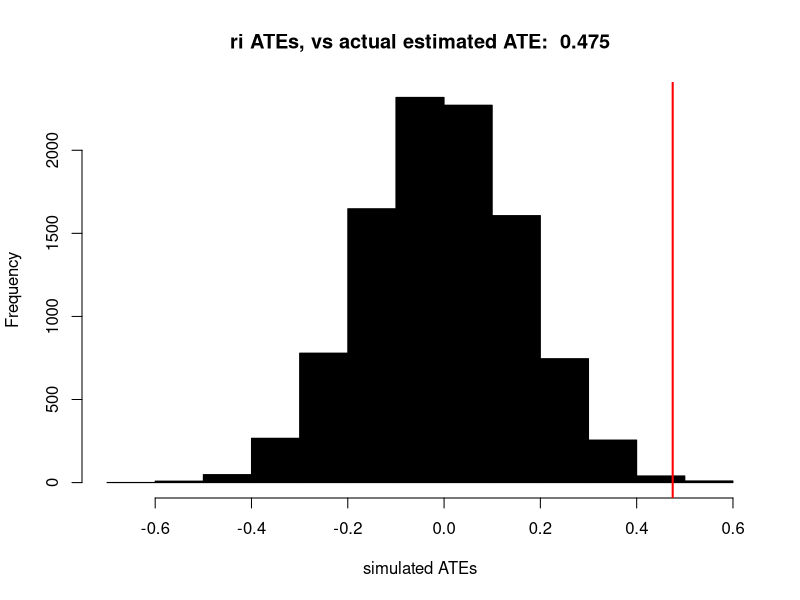
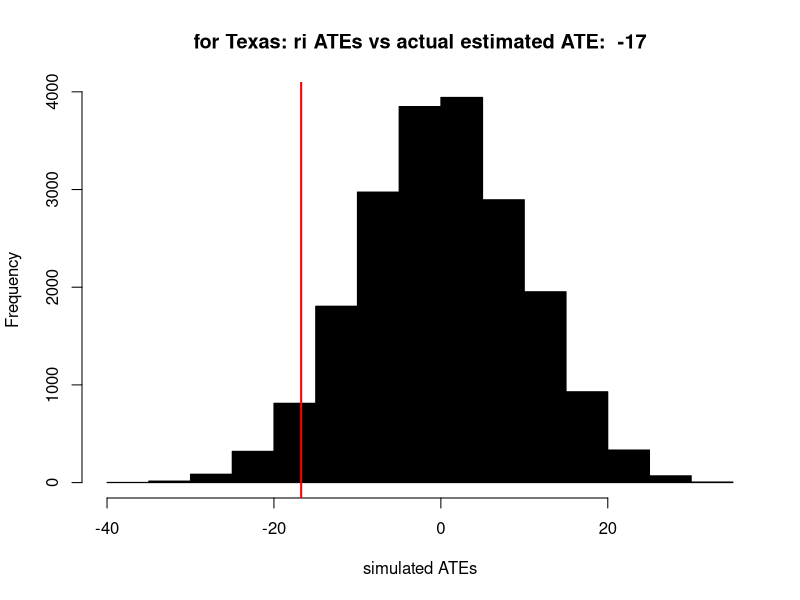
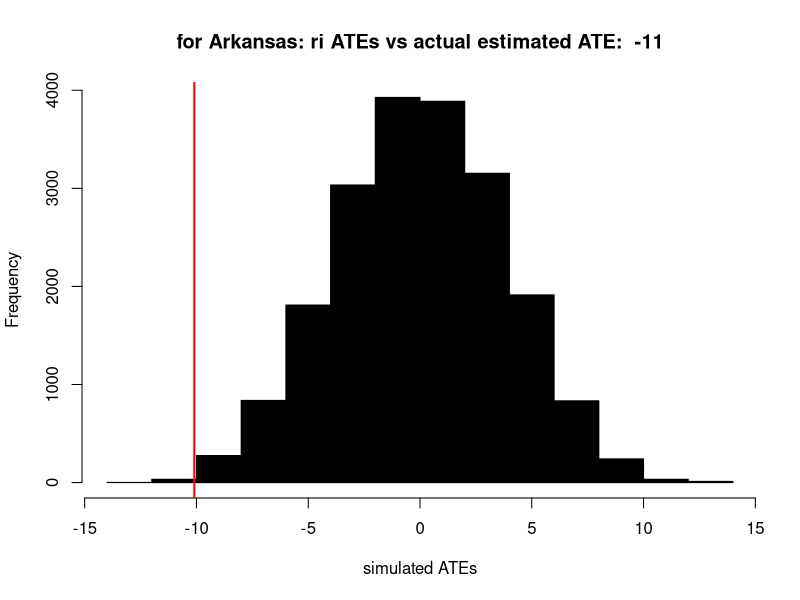
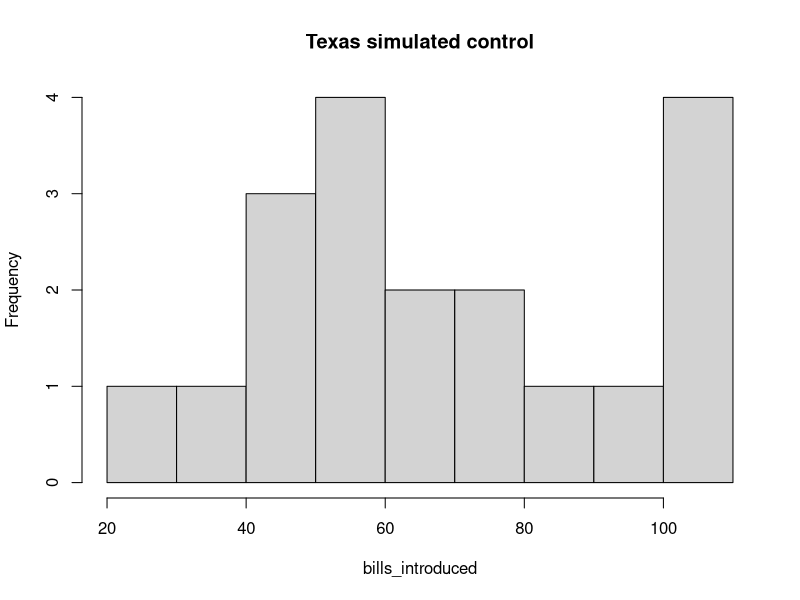
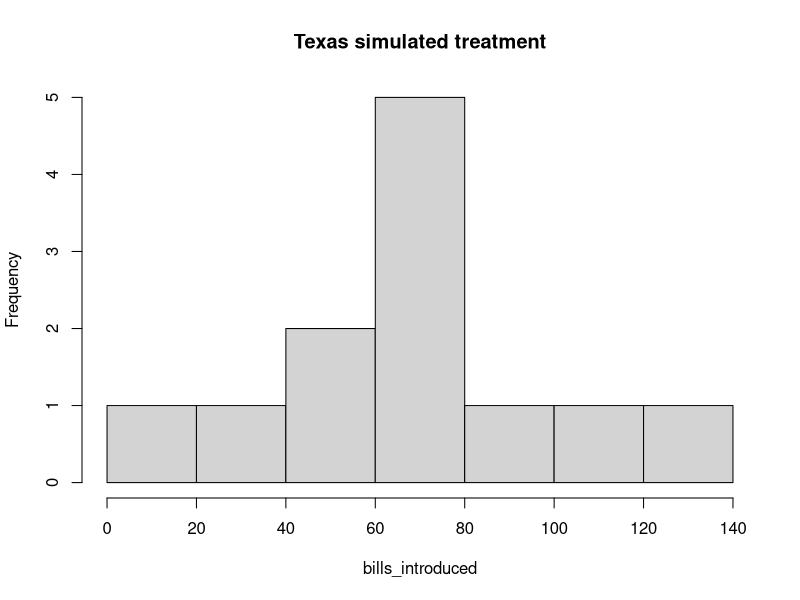
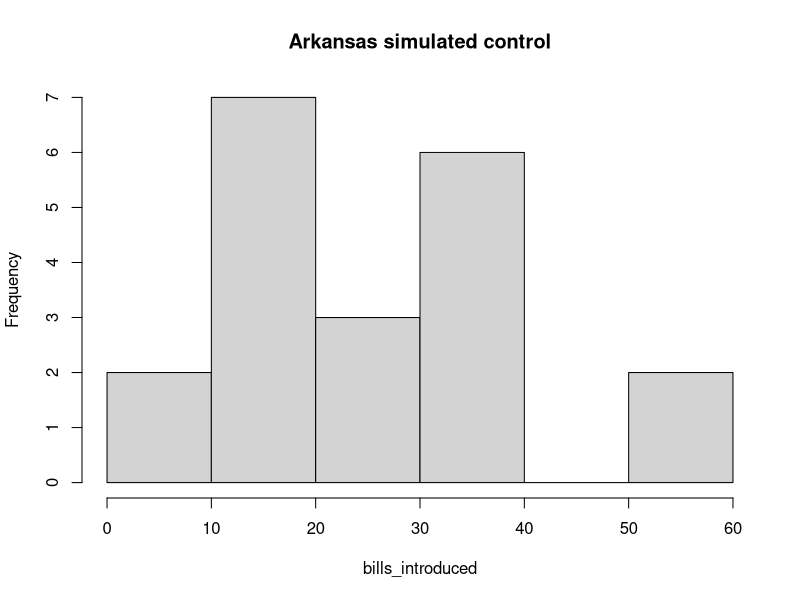
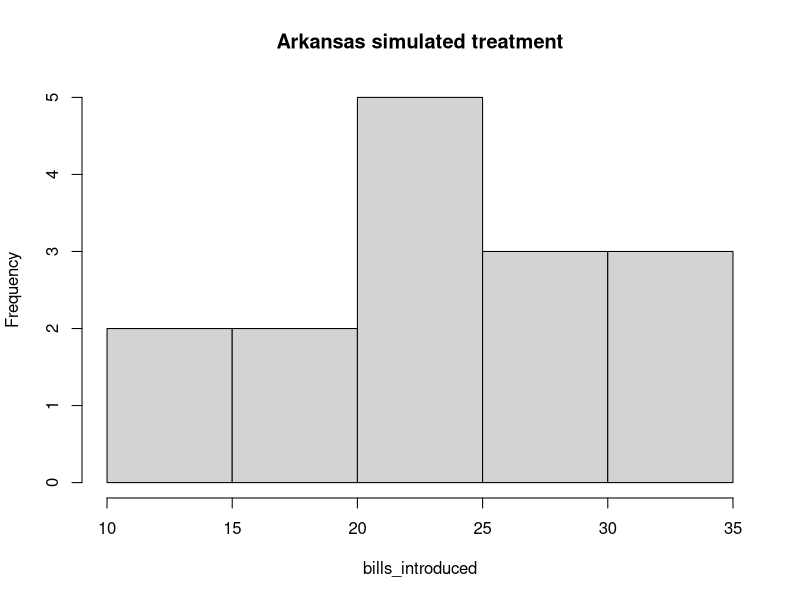
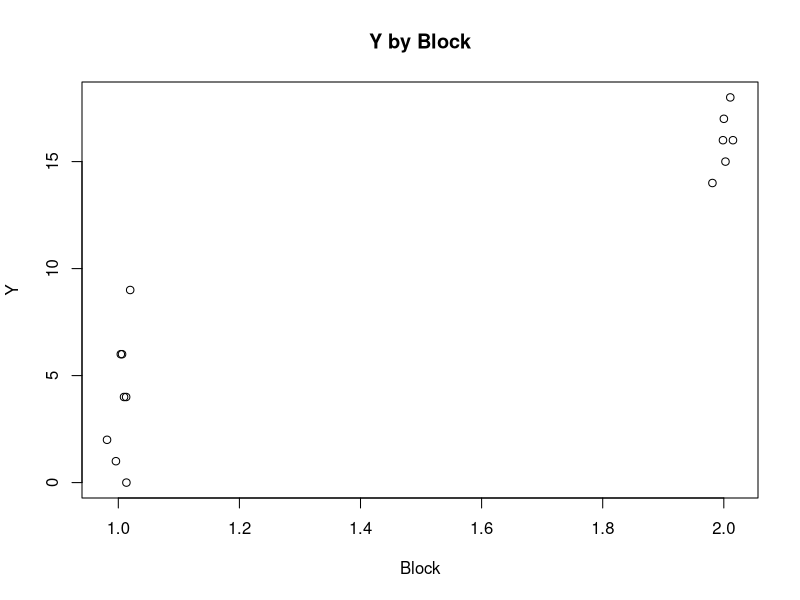

These charts were generated, in order, by the following R code:
## ---- chunk 1
library(data.table)
q1 <- {}
q1$d3.6 <- data.table( read.csv("./data/Clingingsmith.2009.csv") )
# head(q1$d3.6)
# summary(q1$d3.6)
# str(q1$d3.6)

# use basic methods to check ATE from the data
# q1$poc <- q1$d3.6[success==0,mean(views)]
# q1$pot <- q1$d3.6[success==1,mean(views)]
# q1$ate <- q1$pot - q1$poc

# use OLS to check ATE from data
q1$m1 <- q1$d3.6[,lm(views ~ success)]
# ATE is a view improvement of roughly 0.475
q1$ate <- q1$m1$coefficients[2]

## ---- chunk 2
# conducting 1 simulated random assignment under the sharp null hypothesis (e.g. matters not if person won visa, their view would not have changed)
# so we flip a fair coin for each person in population, 1 = won visa (treatment), 0 = did not win visa (control)
# ... and we don't change the views, because we are assuming that assignment to win or not win a visa would not have changed it at all

# set.seed(87542)
# q1$d3.6 <- q1$d3.6[, success.q1.a := replicate(nrow(q1$d3.6), rbinom(1,1,0.5))]
# q1$m2 <- q1$d3.6[,lm(views ~ success.q1.a)]
# q1$ate.q1.a <- q1$m2$coefficients[2]


# to conduct 10,000 simulated random assignments under the sharp null hypothesis, just need to create a simulate study function and call it 10,000 times
# then get a distribution of ATEs
set.seed(87542)
# q1$sim.study <- function() {
#     q1$d3.6 <- q1$d3.6[, success.q1.a := replicate(nrow(q1$d3.6), rbinom(1,1,0.5))]
#     q1$m2 <- q1$d3.6[,lm(views ~ success.q1.a)]
#     q1$ate.q1.a <- q1$m2$coefficients[2]
#     return(q1$ate.q1.a)
# }
# q1$sim.results <- replicate(10000, q1$sim.study())
# hist(q1$sim.results, xlab="simulated ATEs", main=paste("Frequencies of simulated ATEs, vs actual estimated ATE: ",round(q1$ate,3)))
# abline(v=q1$ate,col="green")

# slightly more efficient code, from Alex's week3 RI code
q1$sim.study.2 <- function() {
    q1$d3.6 <- q1$d3.6[, success.q1.a := rbinom(.N,1,p=0.5)]
    q1$ate.q1.a <- q1$d3.6[,.(mu=mean(views)),by=success.q1.a][,mu[success.q1.a==1]-mu[success.q1.a==0]]
    return(q1$ate.q1.a)
}
q1$sim.results <- replicate(10000, q1$sim.study.2())
hist(q1$sim.results, xlab="simulated ATEs", col="black", main=paste("ri ATEs, vs actual estimated ATE: ",round(q1$ate,3)))
abline(v=q1$ate,lwd=2,col="red")
## ---- chunk 3
data.table(q1$sim.results)[,sim.ate.as.large.as.actual.ate:=(q1$sim.results >= q1$ate)][,.N,by=sim.ate.as.large.as.actual.ate]
## ---- chunk 4
mean(q1$sim.results > q1$ate)
## ---- chunk 5
data.table(q1$sim.results)[,sim.ate.abs.as.large.as.actual.ate:=(abs(q1$sim.results) >= abs(q1$ate))][,.N,by=sim.ate.abs.as.large.as.actual.ate]
## ---- chunk 6
mean(abs(q1$sim.results) > abs(q1$ate))
# or
mean(q1$sim.results > q1$ate) * 2
## ---- chunk 7
library(foreign)
library(data.table)
q2 <- {}
q2$d3.8 <- data.table( read.dta("./data/Titiunik.2010.dta") )
# head(q2$d3.8)
# summary(q2$d3.8)
# str(q2$d3.8)
# hist(q2$d3.8$term2year)
# hist(q2$d3.8$bills_introduced)
# hist(q2$d3.8$texas0_arkansas1)
# q2$d3.8[texas0_arkansas1==0,plot(bills_introduced ~ term2year,main="Texas")]
# q2$d3.8[texas0_arkansas1==1,plot(bills_introduced ~ term2year,main="Arkansas")]
# q2$d3.8[,interaction.plot(term2year,texas0_arkansas1,bills_introduced)]
## ---- chunk 8
# use basic methods to estimate the effect on number of bills introduced, by the 2-year term, and the blocking variable texas-vs-arkansas
dcast(
    q2$d3.8[,list(mu=mean(bills_introduced)),by=c("term2year","texas0_arkansas1")] 
    ,texas0_arkansas1 ~ term2year
    ,value.var = "mu"
)

q2$ate.2y.texas.basic <- q2$d3.8[texas0_arkansas1==0 & term2year==1,mean(bills_introduced)] - q2$d3.8[texas0_arkansas1==0 & term2year==0,mean(bills_introduced)]
# -16.74167

q2$ate.2y.arkansas.basic <- q2$d3.8[texas0_arkansas1==1 & term2year==1,mean(bills_introduced)] - q2$d3.8[texas0_arkansas1==1 & term2year==0,mean(bills_introduced)]
# -10.09477


# use OLS regression to estimate the effect on number of bills introduced, by the 2-year term, and the blocking variable texas-vs-arkansas
q2$m1 <- q2$d3.8[texas0_arkansas1==0,lm(bills_introduced ~ term2year)]
(q2$m1)
q2$m2 <- q2$d3.8[texas0_arkansas1==1,lm(bills_introduced ~ term2year)]
(q2$m2)
q2$ate.2y.texas.ols <- q2$m1$coefficients[2] # -16.74167 
q2$ate.2y.arkansas.ols <- q2$m2$coefficients[2] # -10.09477


# use OLS in one model, with interaction variable between the term2year and texas0_arkansas1
q2$m3 <- q2$d3.8[,lm(bills_introduced ~ term2year + texas0_arkansas1 + term2year*texas0_arkansas1)]
(q2$m3)
q2$ate.2y.texas.ols2 <- q2$m3$coefficients[2] # -16.74167 
q2$ate.2y.arkansas.ols2 <- q2$m3$coefficients[2] + q2$m3$coefficients[4] # -10.09477


# use OLS to predict, incorrectly, the overall ATE
q2$m4 <- q2$d3.8[,lm(bills_introduced ~ term2year)]
(q2$m4)
q2$ate.overall.bad.ols <- q2$m4$coefficients[2] # -14.51515 

## ---- chunk 9
# estimate the se for each state, using analytical formulas
# var0 = variance of control, n0 = number of units in control
# var1 = variance of treatment, n1 = number of units in treatment
q2$se.func <- function(var0, var1, n0, n1) {
    return( sqrt(var0/n0 + var1/n1) )
}


# calcuate the standard error of the estimated ATE, for each state
q2$var0.texas <- var(q2$d3.8[term2year==0 & texas0_arkansas1==0,bills_introduced]) #var0 for texas, 956.25
q2$var1.texas <- var(q2$d3.8[term2year==1 & texas0_arkansas1==0,bills_introduced]) #var1 for texas, 413.6952
q2$var0.arkansas <- var(q2$d3.8[term2year==0 & texas0_arkansas1==1,bills_introduced]) #var0 for arkansas, 148.5956
q2$var1.arkansas <- var(q2$d3.8[term2year==1 & texas0_arkansas1==1,bills_introduced]) #var1 for arkansas, 50.25163
q2$n.texas <- q2$d3.8[texas0_arkansas1==0,.N] #n for texas, 31
q2$n0.texas <- q2$d3.8[term2year==0 & texas0_arkansas1==0,.N] #n0 for texas, 16
q2$n1.texas <- q2$d3.8[term2year==1 & texas0_arkansas1==0,.N] #n1 for texas, 15
q2$n.arkansas <- q2$d3.8[texas0_arkansas1==1,.N] #n for arkansas, 35
q2$n0.arkansas <- q2$d3.8[term2year==0 & texas0_arkansas1==1,.N] #n0 for arkansas, 17
q2$n1.arkansas <- q2$d3.8[term2year==1 & texas0_arkansas1==1,.N] #n1 for arkansas, 18
q2$n.all <- q2$d3.8[,.N] #n for all, 66

q2$se.texas <- q2$se.func(q2$var0.texas, q2$var1.texas, q2$n0.texas, q2$n1.texas) #se for texas block, 9.345871
q2$se.arkansas <- q2$se.func(q2$var0.arkansas, q2$var1.arkansas, q2$n0.arkansas, q2$n1.arkansas)#se for arkansas block, 3.395979





# estimate the robust se for each state, using the regression models
library(sandwich)
# regression for texas
summary(q2$m1)
q2$m1$vcov <- vcovHC(q2$m1, type="HC3")
q2$m1$r.se <- sqrt(diag(q2$m1$vcov))
q2$m1$r.se # term2year robust se is 9.659175

# regression for arkansas
summary(q2$m2)
q2$m2$vcov <- vcovHC(q2$m2, type="HC3")
q2$m2$r.se <- sqrt(diag(q2$m2$vcov))
q2$m2$r.se # term2year robust se is 3.499029

# not sure why the robust standard error doesn't quite match up with the analytical method
# though if we're measuring number of whole bills, it still matches up to Texas se 10, and Arkansas se 4. Close enough for government work.

## ---- chunk 10
# total ATE is the sum of the ATEs within each block, scaled by the number of units in each block
q2$ate.total <- (q2$n.texas/q2$n.all) * q2$ate.2y.texas.basic + (q2$n.arkansas/q2$n.all) * q2$ate.2y.arkansas.basic
q2$ate.total # -13.2168
    
## ---- chunk 11
# using results from previous section, calculate the blocked standard error of the estimated ATE
q2$n.texas <- q2$d3.8[texas0_arkansas1==0,.N] #n for texas block, 31
q2$n.arkansas <- q2$d3.8[texas0_arkansas1==1,.N] #n for arkansas block, 35
q2$n.all <- q2$d3.8[,.N] #n for all, 66

q2$se.all <- sqrt( q2$se.texas^2 * (q2$n.texas/q2$n.all)^2 + q2$n.texas^2 * (q2$n.arkansas/q2$n.all)^2 ) #se for overall ATE, 17.01539
(q2$se.all)

## ---- chunk 12
# for a round of randomization inference, we will randomly assign senators to 2-year terms for both texas and arkansas
# set.seed(12659)
# q2$d3.8 <- q2$d3.8[,term2yearRI:=replicate(nrow(q2$d3.8), rbinom(1,1,0.5))]
# 
# # use basic methods to calculate the ATE for each state
# q2$ate.texas.ri <- q2$d3.8[texas0_arkansas1==0 & term2yearRI==1,mean(bills_introduced)] - q2$d3.8[texas0_arkansas1==0 & term2yearRI==0,mean(bills_introduced)]
# # -19.48246
# 
# q2$ate.arkansas.ri <- q2$d3.8[texas0_arkansas1==1 & term2yearRI==1,mean(bills_introduced)] - q2$d3.8[texas0_arkansas1==1 & term2yearRI==0,mean(bills_introduced)]
# # -0.7156863




# creates a function to simulate the randomization inference
set.seed(12659)
# q2$sim.study <- function() {
#     q2$d3.8 <- q2$d3.8[,term2yearRI:=replicate(nrow(q2$d3.8), rbinom(1,1,0.5))]
#     q2$m5 <-  q2$d3.8[,lm(bills_introduced ~ term2yearRI + texas0_arkansas1 + term2yearRI*texas0_arkansas1)]
#     q2$ate.texas.ri <- q2$m5$coefficients[2]
#     q2$ate.arkansas.ri <- q2$m5$coefficients[2] + q2$m5$coefficients[4]
#     return(list(q2$ate.texas.ri, q2$ate.arkansas.ri))
# }
# q2$sim.results <- replicate(10000, q2$sim.study())

# more efficient code from Alex's week3 RI
q2$sim.study.2 <- function() {
    q2$d3.8 <- q2$d3.8[,term2yearRI:=rbinom(.N, 1, p = 0.5)]
    q2$ate.texas.ri <- q2$d3.8[texas0_arkansas1==0,.(mu=mean(bills_introduced)),by=term2yearRI][,mu[term2yearRI==1]-mu[term2yearRI==0]]
    q2$ate.arkansas.ri <- q2$d3.8[texas0_arkansas1==1,.(mu=mean(bills_introduced)),by=term2yearRI][,mu[term2yearRI==1]-mu[term2yearRI==0]]
    return(list(q2$ate.texas.ri, q2$ate.arkansas.ri))
}
q2$sim.results <- replicate(10000, q2$sim.study.2())

# extracts the simulated ATEs for texas and arkansas
q2$ate.texas.sim <- unlist( q2$sim.results[1,1:length(q2$sim.results)/2] )
hist(q2$ate.texas.sim, xlab="simulated ATEs", col="black", main=paste("for Texas: ri ATEs vs actual estimated ATE: ",floor(q2$ate.2y.texas.basic)))
abline(v=q2$ate.2y.texas.basic,lwd=2,col="red")

q2$ate.arkansas.sim <- unlist( q2$sim.results[2,1:length(q2$sim.results)/2] )
hist(q2$ate.arkansas.sim, xlab="simulated ATEs", col="black", main=paste("for Arkansas: ri ATEs vs actual estimated ATE: ",floor(q2$ate.2y.arkansas.basic)))
abline(v=q2$ate.2y.arkansas.basic,lwd=2,col="red")


# calculates the implied p-value for each state
mean(q2$ate.texas.sim < q2$ate.2y.texas.basic) #p-value for texas, 0.04270214
mean(q2$ate.arkansas.sim < q2$ate.2y.arkansas.basic) #p-value for arkansas, 0.00180009

# both p-values are < than 0.05, so we can reject the sharp null hypothesis
## ---- chunk 13
q2$d3.8[texas0_arkansas1==0 & term2yearRI==0,hist(bills_introduced,main="Texas simulated control")]
q2$d3.8[texas0_arkansas1==0 & term2yearRI==1,hist(bills_introduced,main="Texas simulated treatment")]
q2$d3.8[texas0_arkansas1==1 & term2yearRI==0,hist(bills_introduced,main="Arkansas simulated control")]
q2$d3.8[texas0_arkansas1==1 & term2yearRI==1,hist(bills_introduced,main="Arkansas simulated treatment")]
## ---- chunk 14
## load data 
library(data.table)
q3 <- {}
q3$d <- data.table( read.csv("./data/ggChapter3.csv") )
# summary(q3$d)
# str(q3$d)
# head(q3$d)
# hist(q3$d$Village)
# hist(q3$d$Y)
# hist(q3$d$D)
# hist(q3$d$Block)
## ---- chunk 15
# create clustering based on {1,2}, {3,4}, {5,6}, ... , {13,14}
q3$d <- q3$d[,C1:=0]
q3$make.cluster.1 <- function() {
    for (i in seq(1,nrow(q3$d),2)) {
        # q3$d[Village==i & Village==i+1, C1:=list(i,i)] #not sure why this doesn't work ...
        q3$d[Village==i, C1:=list(i)]
        q3$d[Village==i+1, C1:=list(i)]
    }    
}
q3$make.cluster.1()

# head(q3$d)
q3$d[,plot(Y ~ jitter(Block,0.1), xlab="Block", main="Y by Block")]
q3$d[,plot(Y ~ jitter(C1,0.1), xlab="Clustering 1", main="Y by Cluster")]

# we can see from the individual values plot that the variance in our simulated clusters, C1, is relatively small compared to the variances in our Blocks








## ---- chunk 16
# create clustering based on {1,14}, {2,13}, {3,12}, ... , {7,8}
q3$d <- q3$d[,C2:=0]
q3$make.cluster.2 <- function() {
    for (i in seq(1,nrow(q3$d)/2,1)) {
        q3$d[Village==i, C2:=list(i)]
        q3$d[Village==nrow(q3$d)+1-i, C2:=list(i)]
    }
}
q3$make.cluster.2()
# head(q3$d)
# tail(q3$d)

q3$d[,plot(Y ~ jitter(Block,0.1), xlab="Block", main="Y by Block")]
q3$d[,plot(Y ~ C2, xlab="Clustering 2", main="Y by Cluster")]






## ---- chunk 17

# 
q4 <- {}
q4$sim.study <- function(baseline, effect.size, sample.size) {
    control.units <- rbinom(sample.size, 1, baseline)
    treatment.units <- rbinom(sample.size, 1, baseline + effect.size)
    all.units <- c(control.units, treatment.units)
    treatment.vector <- c(rep(0, sample.size), rep(1, sample.size))
    p.value <- summary(lm(all.units ~ treatment.vector))$coefficients[2, 4]
    effect.detected <- p.value < 0.05
    return(effect.detected)
}

# get.power(baseline = .1, effect.size = .05, sample.size = 100)
q4$sim.study(baseline = .1, effect.size = .05, sample.size = 1000000)

## ---- chunk 18

## ---- chunk 19

## ---- chunk 20
library(data.table)
q5 <- {}
q5$d2 <- data.table(read.csv("./data/listData.csv"))
# names(q5)
# head(q5$d2)
# str(q5$d2)
# q5$d2[,hist(bid)]
# q5$d2[,hist(uniform_price_auction)]
# q5$d2[,plot(jitter(bid,factor=0.1) ~ jitter(uniform_price_auction,factor=0.1))]

# fancier way to vizualize the difference in variance and means, between control vs treatment groups
# q5$d2[uniform_price_auction==0,plot(sort(bid), pch=19, col="darkorange")]
# q5$d2[uniform_price_auction==1,points(sort(bid), pch=20, col="steelblue")]

# q5$d2[,boxplot(bid ~ uniform_price_auction)] #suggests unequal variance in control vs treatment groups

# q5$d2[,.N,by=uniform_price_auction] #34 samples in each group
## ---- chunk 21

# computes the means for control and treatment groups
q5$bids_control <- q5$d2[uniform_price_auction==0,bid]
q5$bids_treatment <- q5$d2[uniform_price_auction==1,bid]
q5$n_control <- length(q5$bids_control) #34
q5$n_treatment <- length(q5$bids_treatment) #34
q5$mu_control <- q5$d2[uniform_price_auction==0,mean(bid)] #28.82353
q5$mu_treatment <- q5$d2[uniform_price_auction==1,mean(bid)] #16.61765
q5$sd_control<- q5$d2[uniform_price_auction==0,sd(bid)] #19.98101
q5$sd_treatment <- q5$d2[uniform_price_auction==1,sd(bid)] #15.40172
q5$ate <- q5$mu_treatment - q5$mu_control # -12.20588


# see Devore p 358 for the analytic forumla for two-sample t-test
# see https://www.statsdirect.co.uk/help/parametric_methods/utt.htm

# calculates the degrees of freedom for a two-sample test of means, with unequal variances
# note, not using, (N1 + N2) - 2 , because that assumes equal variances
q5$df <- ( ( (q5$sd_control^2 / q5$n_control) + (q5$sd_treatment^2 / q5$n_treatment) )^2 ) / ( ( (q5$sd_control^2/q5$n_control)^2/(q5$n_control-1) ) + ( (q5$sd_treatment^2/q5$n_treatment)^2/(q5$n_treatment-1) ) ) #61.98287


# calculates the t statistic
q5$t <- ( q5$mu_treatment-q5$mu_control ) / ( sqrt( (q5$sd_control^2)/q5$n_control + (q5$sd_treatment^2)/q5$n_treatment ) ) # -2.821144


# uses the t statistic to calculate 95% confidence interval e.g. (mu +- 1.96 * se)
q5$ci.upper <- (q5$mu_treatment-q5$mu_control) - qt(0.05/2, q5$df) * sqrt( (q5$sd_control^2)/q5$n_control + (q5$sd_treatment^2)/q5$n_treatment ) # -3.557141

q5$ci.lower <- (q5$mu_treatment-q5$mu_control) + qt(0.05/2, q5$df) * sqrt( (q5$sd_control^2)/q5$n_control + (q5$sd_treatment^2)/q5$n_treatment )# -20.85462

q5$ci <- c(q5$ci.lower, q5$ci.upper) # -20.854624  -3.557141




# sanity check: do it the way Alex does it in week3box3

# calculate ate using data.tables
q5$ate.alex <- q5$d2[,.(mu=mean(bid)),by=uniform_price_auction][,mu[1]-mu[2]] # -12.20588


# use the t.test function to do a two sample t-test on treatment vs control
q5$d2 <- q5$d2[,uniform_price_auction_inv := 1-uniform_price_auction]
# q5$d2[,var.test(bid ~ uniform_price_auction)]
q5$d2[,var.test(bid ~ uniform_price_auction_inv)]
# actually, var.test shows that there is insufficient evidence to reject the null hypothesis that the variances of bid-by-uniform_price_auction stay equal
# note to self, do this first next time ...


# t-test assuming unequal variances
# q5$d2[,t.test(bid ~ uniform_price_auction, var.equal=FALSE)] # don't use: formula flips the base group for some reason
q5$d2[,t.test(bid ~ uniform_price_auction_inv, var.equal=FALSE)] # correct formula given the negative treament effect
# t.test(q5$bids_treatment, q5$bids_control, var.equal=FALSE) # equivalent
# t = -2.8211, df = 61.983, p-value = 0.006421
# 95 percent confidence interval: -20.854624  -3.557141

# t-test assuming equal variances
q5$d2[,t.test(bid ~ uniform_price_auction_inv, var.equal=TRUE)]
# t = -2.8211, df = 66, p-value = 0.006315
# 95 percent confidence interval: -20.844162  -3.567603

# as it turns out, in this case, assuming equal or unequal variances didn't seem to matter much
## ---- chunk 22
# use OLS regression of bid on a binary treatment variable
q5$m1 <- q5$d2[,lm(bid ~ uniform_price_auction)]
summary(q5$m1)

q5$m1$ate <- unname(q5$m1$coefficients[2]) # -12.20588

# check if the OLS answers match up with the analytic answers
q5$m1$ate - q5$ate # difference is really close to zero, so probably matches
## ---- chunk 23
# calculate the ci from our linear model
q5$m1$ci <- q5$d2[,t.test(bid ~ uniform_price_auction_inv, var.equal=TRUE)]$conf.int[c(1,2)] # -20.844162  -3.567603
q5$m1$ci

# confint(q5$m1) # another equivalent way
# q5$m1$ci <- confint(q5$m1)[c(2,4)] # (-20.84416, -3.567603)

# check if the OLS answers match up with the analytic answers
q5$m1$ci - q5$ci # differences are somewhat close to zero compared to the actual values (roughly 1 cent difference), so still probably matches

## ---- chunk 24
library(sandwich)

# coef(q5$m1)
summary(q5$m1)
q5$m1$pval <- summary(q5$m1)$coefficients[8]
q5$m1$pval
# with our linear model, we have a p-value of about 0.00631 for the uniform_price_auction



# for completeness, calculate the robust se, ...
# i.e. if we can't assume constant variance of bid by uniform_price_auction
q5$m1$vcov <- vcovHC(q5$m1, type="HC3")
# q5$m1$vcov # var-cov matrix

q5$m1$r.se <- sqrt(diag(q5$m1$vcov))
q5$m1$r.se
## ---- chunk 25
set.seed(2382)
q5$sim.ri <- function(numloops){
    # init empty results list, using vector makes subsequent use slightly faster
    ri.res <- vector(mode="numeric", length=numloops)
    # do the ri repeatedly, assuming the sharp null, and assign ate to our results vector
    for(i in 1:numloops) {
        # randomly assign to treatment or control by fair coin flip
        q5$d2 <- q5$d2[,ri:=rbinom(.N, 1, p = 0.5)]
        # then calculate the ate, as the difference in means between treatment vs control
        ri.res[i] <- q5$d2[,.(mu=mean(bid)),by=ri][,mu[ri==1]-mu[ri==0]]
    }
    return(ri.res)
}
q5$ri.res <- q5$sim.ri(10000)


# visualize the ri results, vs the previously calculated ate 
hist(q5$ri.res, col="black", main=paste("ri ates vs estimated ate of ", round(q5$ate,3)))
abline(v=q5$ate,col="red",lwd=2)

# calculate the p-value, 2-tailed
q5$ri.pval <- mean(abs(q5$ri.res) > abs(q5$ate))
q5$ri.pval

# p-value from ri is smaller than 0.05, so we can reject the sharp null
## ---- chunk 26

# see Devore p 332 and 333 for analytic formula for p-values for z tests and for t tests
# we take our t statistic and degrees of freedom from (a)
# names(q5)
# q5$t
# q5$df

# and do a lookup on the absolute value of the t statistic, given our df 
2*pt(abs(q5$t), q5$df, lower.tail=FALSE) # assuming unequal variance
2*pt(abs(q5$t), (q5$n_control+q5$n_treatment)-2, lower.tail=FALSE) # assuming equal variances

# p-values are pretty close to the ones we got from the regression and the ri
